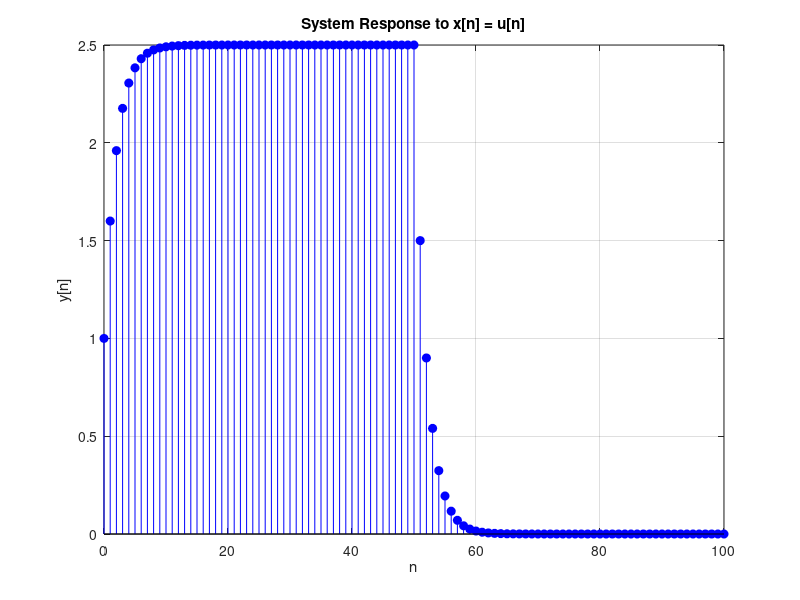

The MATLAB source for this figure:
n = 0:50; 
h = (0.6).^n; 
x = ones(size(n)); 
y = conv(x, h);
n_y = 0:(length(y)-1);
stem(n_y, y, 'filled', 'b'); 
xlabel('n');
ylabel('y[n]');
title('System Response to x[n] = u[n]');
grid on;